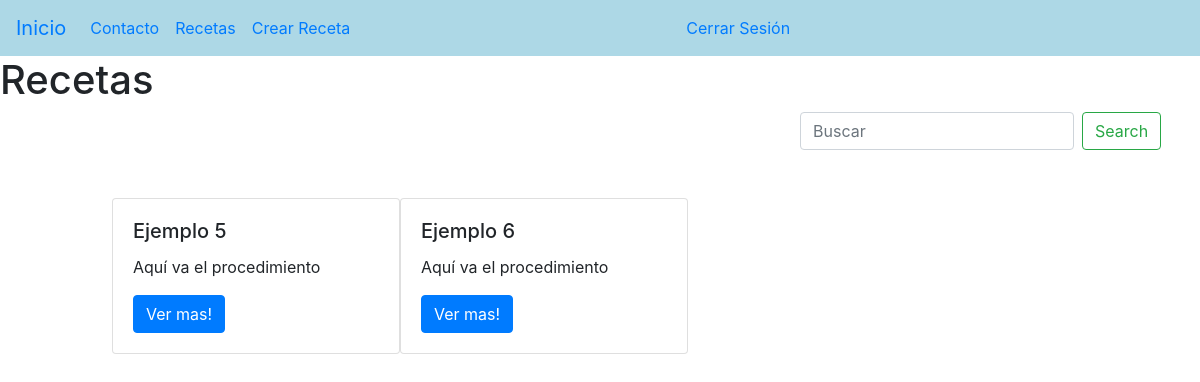
Page /recetas/ (signed in) on the committed database.
### recetas/models.py (models this page shows)
class Receta(models.Model):
    nombre = models.CharField(max_length = 20)
    ingrediente_1 = models.CharField(max_length = 30)
    cantidad_1 = models.FloatField(null=True , blank = True)
    ingrediente_2 = models.CharField(max_length = 30)
    cantidad_2 = models.FloatField(null=True , blank = True)
    ingrediente_3 = models.CharField(max_length = 30)
    cantidad_3 = models.FloatField(null=True , blank = True)
    ingrediente_4 = models.CharField(max_length = 30)
    cantidad_4 = models.FloatField(null=True , blank = True)
    ingrediente_5 = models.CharField(max_length = 30)
    cantidad_5 = models.FloatField(null=True , blank = True)
    ingrediente_6 = models.CharField(max_length = 30)
    cantidad_6 = models.FloatField(null=True , blank = True)
    ingrediente_7 = models.CharField(max_length = 30)
    cantidad_7 = models.FloatField(null=True , blank = True)
    ingrediente_8 = models.CharField(max_length = 30)
    cantidad_8 = models.FloatField(null=True , blank = True)
    ingrediente_9 = models.CharField(max_length = 30)
    cantidad_9 = models.FloatField(null=True , blank = True)
    ingrediente_10 = models.CharField(max_length = 30)
    cantidad_10 = models.FloatField(null=True , blank = True)
    procedimiento = models.CharField(max_length = 500,null=True , blank = True)

### recetas/views.py (the view)
# urls.py: path('', ListaRecetas.as_view(), name = 'lista_recetas'),
class ListaRecetas(LoginRequiredMixin, ListView):
    model = Receta
    template_name= 'recetas.html'
    login_url = reverse_lazy('users_app:user_login')
    def get_context_data(self):
        context = {}
        lista_recetas = Receta.objects.all()
        context['lista_recetas'] = lista_recetas
        return context

### templates/recetas.html (shortened to what this page needs)
{% extends 'base.html' %}
{% block contenido %}
<h1> Recetas </h1>
<form style="margin-left: 50rem;" class="form-inline my-2 my-lg-0" action = "/recetas/buscar-receta/" method = "GET">
    <input class="form-control mr-sm-2" type="text" placeholder="Buscar" aria-label="Search" name = 'search'>
    <button class="btn btn-outline-success my-2 my-sm-0" type="submit">Search</button>
</form>
<div class="d-flex" style="margin-top:3rem; margin-left:7rem; margin-bottom:3rem;">
    {% for receta in lista_recetas %}
    <div class="card" style="width: 18rem;">
        <div class="card-body">
            <h5 class="card-title">{{receta.nombre}}</h5>
            <p class="card-text">{{receta.procedimiento}}</p>
            <a href="/recetas/detail-receta/{{receta.id}}/" class="btn btn-primary">Ver mas!</a>
        </div>
    </div>
    {% endfor %}
</div>
{% endblock contenido %}

### rows in the picture
Receta: nombre "Ejemplo 5", procedimiento "Aquí va el procedimiento"
Receta: nombre "Ejemplo 6", procedimiento "Aquí va el procedimiento"
